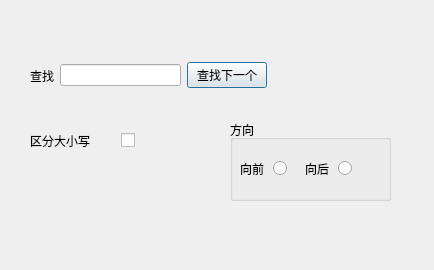
<?xml version="1.0" encoding="UTF-8"?>
<ui version="4.0">
 <class>FindDialog</class>
 <widget class="QDialog" name="FindDialog">
  <property name="enabled">
   <bool>true</bool>
  </property>
  <property name="geometry">
   <rect>
    <x>0</x>
    <y>0</y>
    <width>434</width>
    <height>270</height>
   </rect>
  </property>
  <property name="focusPolicy">
   <enum>Qt::NoFocus</enum>
  </property>
  <property name="windowTitle">
   <string>Find</string>
  </property>
  <widget class="QGroupBox" name="groupBox">
   <property name="geometry">
    <rect>
     <x>230</x>
     <y>120</y>
     <width>161</width>
     <height>81</height>
    </rect>
   </property>
   <property name="title">
    <string>方向</string>
   </property>
   <widget class="QWidget" name="layoutWidget">
    <property name="geometry">
     <rect>
      <x>10</x>
      <y>40</y>
      <width>124</width>
      <height>18</height>
     </rect>
    </property>
    <layout class="QHBoxLayout" name="horizontalLayout_3">
     <item>
      <widget class="QLabel" name="next_label">
       <property name="text">
        <string>向前</string>
       </property>
      </widget>
     </item>
     <item>
      <widget class="QRadioButton" name="next_radio">
       <property name="text">
        <string/>
       </property>
      </widget>
     </item>
     <item>
      <widget class="QLabel" name="back_label">
       <property name="text">
        <string>向后</string>
       </property>
      </widget>
     </item>
     <item>
      <widget class="QRadioButton" name="back_radio">
       <property name="text">
        <string/>
       </property>
      </widget>
     </item>
    </layout>
   </widget>
  </widget>
  <widget class="QWidget" name="layoutWidget">
   <property name="geometry">
    <rect>
     <x>30</x>
     <y>50</y>
     <width>357</width>
     <height>51</height>
    </rect>
   </property>
   <layout class="QHBoxLayout" name="horizontalLayout">
    <item>
     <widget class="QLabel" name="find_label">
      <property name="text">
       <string>查找</string>
      </property>
     </widget>
    </item>
    <item>
     <widget class="QLineEdit" name="find_edit"/>
    </item>
    <item>
     <widget class="QPushButton" name="find_button">
      <property name="text">
       <string>查找下一个</string>
      </property>
     </widget>
    </item>
    <item>
     <spacer name="horizontalSpacer">
      <property name="orientation">
       <enum>Qt::Horizontal</enum>
      </property>
      <property name="sizeHint" stdset="0">
       <size>
        <width>40</width>
        <height>20</height>
       </size>
      </property>
     </spacer>
    </item>
   </layout>
  </widget>
  <widget class="QWidget" name="layoutWidget">
   <property name="geometry">
    <rect>
     <x>30</x>
     <y>130</y>
     <width>175</width>
     <height>21</height>
    </rect>
   </property>
   <layout class="QHBoxLayout" name="horizontalLayout_2">
    <item>
     <widget class="QLabel" name="ignore_label">
      <property name="text">
       <string>区分大小写</string>
      </property>
     </widget>
    </item>
    <item>
     <widget class="QCheckBox" name="ignore_flag">
      <property name="text">
       <string/>
      </property>
     </widget>
    </item>
   </layout>
  </widget>
 </widget>
 <resources/>
 <connections/>
</ui>
